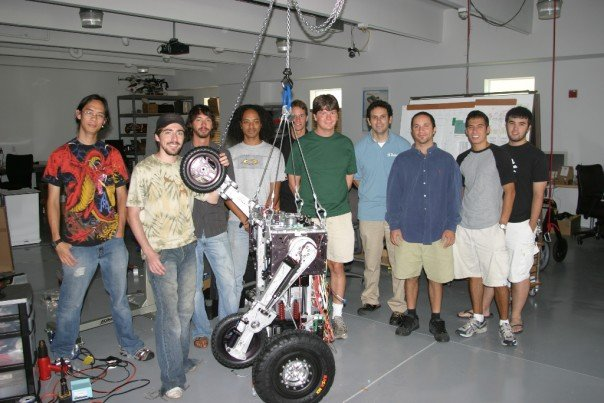
//> input picture n7.jpg, 604 x 403 px
$ ./Main   (built with g++ and OpenCV 4)
//> lines starting //> are read from the running program, lines starting //| are printed output that depends on the picture; after the words box and inside, x2 and y2 are one past the last pixel; in counts of white or black regions, pixels touching at a corner belong together
### ImageUtils.h
/**		ImageUtils.h:		Handy utility functions for dealing with images in OpenCV. by Shervin Emami, 21/9/09.
 **/

#ifndef NV_IMAGE_UTILS_H
#define NV_IMAGE_UTILS_H

#if defined (__cplusplus)
extern "C"
{
#endif


// Returns a new image that is a cropped version of the original image.
// Remember to free the new image later.
IplImage* cropRectangle(IplImage *img, CvRect region);

// Draw a rectangle around the given object (use CV_RGB(200,0,0) for red color)
void drawRectangle(IplImage *img, CvRect face, CvScalar col);

// Creates a new image copy that is of a different size.
// Remember to free the new image later.
IplImage* resizeImage(IplImage *origImg, int newWidth, int newHeight);

// Rotate clockwise by a number of radians and enlarged.
IplImage *rotateImage(IplImage *src, IplImage* dst, float angle, float scale);

// Save the given image to a JPG or BMP file, even if its format isn't an 8-bit image, such as a 32bit image.
int saveImage(char *filename, IplImage *image);

// Store a greyscale floating-point CvMat image into a BMP/JPG/GIF/PNG image,
// since cvSaveImage() can only handle 8bit images (not 32bit float images).
void saveFloatMat(const char *filename, const CvMat *src);

// Store a greyscale floating-point CvMat image into a BMP/JPG/GIF/PNG image,
// since cvSaveImage() can only handle 8bit images (not 32bit float images).
void saveFloatImage(const char *filename, const IplImage *srcImg);

// Print some text info about the IplImage properties, to std::cerr.
void printImageInfo(IplImage *image_tile);


#if defined (__cplusplus)
}
#endif

#endif	// NV_IMAGE_UTILS_H

### ImageUtils.cpp
/**		ImageUtils.cpp:		Handy utility functions for dealing with images in OpenCV. by Shervin Emami, 21/9/09.
 **/

#include <stdio.h>
//#include <tchar.h>
#include <vector>	// Used for C++ vectors
//#include <cstdio>	// Used for "printf"
#include <string>	// Used for C++ strings
//#include <cmath>	// Used to calculate square-root for statistics
#include <iostream>		// for printing streams in C++
#include <sstream>		// for printing floats in C++
#include <fstream>		// for opening files in C++

// Include OpenCV
#include <cv.h>
//#include <cvaux.h>
#include <cxcore.h>
#include <highgui.h>

#include "ImageUtils.h"		// easy image cropping, resizing, rotating, etc


using namespace std;


// Returns a new image that is a cropped version of the original image.
IplImage* cropRectangle(IplImage *img, CvRect region)
{
	IplImage *imageTmp,*imageRGB;
	CvSize size;
	size.height = img->height;
	size.width = img-> width;

	if (img->depth != IPL_DEPTH_8U) {
		std::cerr << "ERROR: Unknown image depth of " << img->depth << " given in cropRectangle() instead of 8." << std::endl;
		exit(1);
	}

	// First create a new (color or greyscale) IPL Image and copy contents of img into it.
	imageTmp = cvCreateImage(size, IPL_DEPTH_8U, img->nChannels);
	cvCopy(img, imageTmp);

	// Create a new image of the detected region
	//printf("Cropping image at x = %d, y = %d...", faces[i].x, faces[i].y);
	//printf("Setting region of interest...");
	// Set region of interest to that surrounding the face
	cvSetImageROI(imageTmp, region);
	// Copy region of interest (i.e. face) into a new iplImage (imageRGB) and return it
	size.width = region.width;
	size.height = region.height;
	imageRGB = cvCreateImage(size, IPL_DEPTH_8U, img->nChannels);
	cvCopy(imageTmp, imageRGB);	// Copy just the region.

    cvReleaseImage( &imageTmp );
	return imageRGB;
}


// Draw a rectangle around the given object (defaults to a red color)
void drawRectangle(IplImage *img, CvRect face, CvScalar col)	{
	CvPoint p1, p2;
	p1.x = face.x;
	p1.y = face.y;
	p2.x = face.x + face.width;
	p2.y = face.y + face.height;
	cvRectangle(img, p1, p2, col, 2);
}

// Creates a new image copy that is of a different size.
// Remember to free the new image later.
// [99 lines left out: functions resizeImage, rotateImage, saveImage, saveFloatMat, saveFloatImage, not called in this run]

// Print some text info about the IplImage properties, to std::cout.
void printImageInfo(IplImage *image_tile)
{
	if (image_tile)
		std::cout << "Image: " << image_tile->width << "x" << image_tile->height << "px, " << image_tile->nChannels << "channels of " << image_tile->depth << "bit depth, widthStep=" << image_tile->widthStep << endl;
	else
		std::cout << "Image: <null>" << endl;
}

### Main.cpp
// ShirtDetection v1.2: Find the approximate color type of a person's tshirt. by Shervin Emami (shervin.emami@gmail.com), 30th Aug 2010.

// If trying to debug the color detector code, enable SHOW_DEBUG_IMAGE:
#define SHOW_DEBUG_IMAGE


#define WIN32_LEAN_AND_MEAN // Exclude rarely-used stuff from Windows headers
//#include <stdio.h>
//#include <tchar.h>

#include <cstdio>	// Used for "printf"
#include <string>	// Used for C++ strings
#include <iostream>	// Used for C++ cout print statements
//#include <cmath>	// Used to calculate square-root for statistics

// Include OpenCV libraries
#include <cv.h>
#include <cvaux.h>
#include <cxcore.h>
#include <highgui.h>

#include "ImageUtils.h"		// Used for easy image cropping, resizing, rotating, etc.

using namespace std;


// Various color types for detected shirt colors.
enum                             {cBLACK=0,cWHITE, cGREY, cRED, cORANGE, cYELLOW, cGREEN, cAQUA, cBLUE, cPURPLE, cPINK,  NUM_COLOR_TYPES};
const char* sCTypes[NUM_COLOR_TYPES] = {"Black", "White","Grey","Red","Orange","Yellow","Green","Aqua","Blue","Purple","Pink"};
uchar cCTHue[NUM_COLOR_TYPES] =    {0,       0,      0,     0,     20,      30,      55,    85,   115,    138,     161};
uchar cCTSat[NUM_COLOR_TYPES] =    {0,       0,      0,    255,   255,     255,     255,   255,   255,    255,     255};
uchar cCTVal[NUM_COLOR_TYPES] =    {0,      255,    120,   255,   255,     255,     255,   255,   255,    255,     255};


// Face Detection HaarCascade Classifier file for OpenCV (downloadable from "http://alereimondo.no-ip.org/OpenCV/34").
const char* cascadeFileFace = "haarcascades/haarcascade_frontalface_alt.xml";	// Path to the Face Detection HaarCascade XML file


// Perform face or nose or mouth feature detection on the input image, using the given Haar cascade classifier.
// You can specify min detectable feature size, in case you are looking for small features like eyes.
// Returns a list of rectangles for detected regions.
// Remember to call "cvReleaseHaarClassifierCascade( &cascade );" later.
vector<CvRect> findObjectsInImage(IplImage *origImg, CvHaarClassifierCascade* cascade, CvSize minFeatureSize = cvSize(20, 20))
{
	CvMemStorage* storage;
	vector<CvRect> detRects;// = new vector<CvRect>;

	storage = cvCreateMemStorage(0);
	cvClearMemStorage( storage );

	// If the image is color, use a greyscale copy of the image.
	IplImage *detectImg = origImg;	// Assume the input image is to be used.
	IplImage *greyImg = 0;
	if (origImg->nChannels > 1) {
		greyImg = cvCreateImage(cvSize(origImg->width, origImg->height), 8, 1 );
		std::cout << "[Converting detectImg " << greyImg->width << "x" << greyImg->height << "]" << std::endl;
		printImageInfo(greyImg);
		cvCvtColor( origImg, greyImg, CV_BGR2GRAY );
		std::cout << "Got greyscale img." << std::endl;
		detectImg = greyImg;	// Use the greyscale version as the input.
	}

	// Enhance / Normalise the image contrast (optional)
	//cvEqualizeHist(detectImg, detectImg);

    double t = (double)cvGetTickCount();
    CvSeq* rects = cvHaarDetectObjects( detectImg, cascade, storage,
                                        1.1, 2, CV_HAAR_DO_CANNY_PRUNING,
                                        minFeatureSize );	// Minimum face size changed from "cvSize(30, 30)"
	t = (double)cvGetTickCount() - t;
	std::cout << "detection time = " << t/((double)cvGetTickFrequency()*1000.) << "ms\n";

	// Get all the detected regions
	for(int i = 0; i < (rects ? rects->total : 0); i++ )
    {
        CvRect *r = (CvRect*)cvGetSeqElem( rects, i );

		detRects.push_back(*r);
		std::cout << "Found object at (" << r->x << ", " << r->y << ") of size (" << r->width << "x" << r->height << ").\n";
    }
	std::cout << "Found " << detRects.size() << " objects." << std::endl;

	//cvReleaseHaarClassifierCascade( &cascade );
	if (greyImg)
		cvReleaseImage( &greyImg );
	cvReleaseMemStorage( &storage );
	return detRects;
}

// Determine what type of color the HSV pixel is. Returns the colorType between 0 and NUM_COLOR_TYPES.
int getPixelColorType(int H, int S, int V)
{
	int color;
	if (V < 75)
		color = cBLACK;
	else if (V > 190 && S < 27)
		color = cWHITE;
	else if (S < 53 && V < 185)
		color = cGREY;
	else {	// Is a color
		if (H < 14)
			color = cRED;
		else if (H < 25)
			color = cORANGE;
		else if (H < 34)
			color = cYELLOW;
		else if (H < 73)
			color = cGREEN;
		else if (H < 102)
			color = cAQUA;
		else if (H < 127)
			color = cBLUE;
		else if (H < 149)
			color = cPURPLE;
		else if (H < 175)
			color = cPINK;
		else	// full circle
			color = cRED;	// back to Red
	}
	return color;
}

// C/C++ entry point
int main(int argc, char **argv)
{
	cout << "Shirt Color Detection, by Shervin Emami, 7th Nov 2009." << endl;
	cout << "usage: ShirtDetection [image_file]" << endl;

	const char *strFileImage = "n7.jpg";	// default file
	if (argc == 2)
		strFileImage = argv[1];	// Get image from first argument.
	if (!strFileImage) {
		cerr << "ERROR: No image was given on the command line!" << endl;
		return 1;
	}

	// Load the HaarCascade classifier for face detection. Added by Shervin on 22/9/09
	cout << "Loading Face HaarCascade in '" << cascadeFileFace << "'" << endl;
	CvHaarClassifierCascade* cascadeFace = (CvHaarClassifierCascade*)cvLoad(cascadeFileFace, 0, 0, 0 );
	if( !cascadeFace ) {
		cerr << "ERROR: Couldn't load face detector classifier in '" << cascadeFileFace << "'\n";
		exit(1);
	}

	// Open the image, either as greyscale or color
	IplImage* imageIn = cvLoadImage(strFileImage, CV_LOAD_IMAGE_UNCHANGED);
//> imageIn is the input picture: 403 rows x 604 cols, CV_8UC3; mean B, G, R 113.7, 116.5, 119.3
	if (!imageIn) {
		cerr << "Couldn't load image file '" << strFileImage << "'" << endl;
		exit(1);
	}
	if (imageIn->nChannels != 3) {
		cerr << "Input image isn't a color RGB image!" << endl;
		exit(1);
	}
	std::cout << "(got a " << imageIn->width << "x" << imageIn->height << " color image)." << std::endl;
//| (got a 604x403 color image).
	IplImage* imageDisplay = cvCloneImage(imageIn);

	// If trying to debug the color detector code, enable this:
	#ifdef SHOW_DEBUG_IMAGE
		// Create a HSV image showing the color types of the whole image, for debugging.
		IplImage *imageInHSV = cvCreateImage(cvGetSize(imageIn), 8, 3);
		cvCvtColor(imageIn, imageInHSV, CV_BGR2HSV);	// (note that OpenCV stores RGB images in B,G,R order.
//> imageInHSV: 403 rows x 604 cols, CV_8UC3; mean H, S, V 60.6, 34.8, 124.6
		IplImage* imageDisplayHSV = cvCreateImage(cvGetSize(imageIn), 8, 3);	// Create an empty HSV image
		//cvSet(imageDisplayHSV, cvScalar(0,0,0, 0));	// Clear HSV image to blue.
		int hIn = imageDisplayHSV->height;
//> hIn = 403
		int wIn = imageDisplayHSV->width;
//> wIn = 604
		int rowSizeIn = imageDisplayHSV->widthStep;		// Size of row in bytes, including extra padding
//> rowSizeIn = 1812
		char *imOfsDisp = imageDisplayHSV->imageData;	// Pointer to the start of the image HSV pixels.
//> imOfsDisp = ""
		char *imOfsIn = imageInHSV->imageData;	// Pointer to the start of the input image HSV pixels.
//> imOfsIn = ""
		for (int y=0; y<hIn; y++) {
			for (int x=0; x<wIn; x++) {
				// Get the HSV pixel components
				uchar H = *(uchar*)(imOfsIn + y*rowSizeIn + x*3 + 0);	// Hue
				uchar S = *(uchar*)(imOfsIn + y*rowSizeIn + x*3 + 1);	// Saturation
				uchar V = *(uchar*)(imOfsIn + y*rowSizeIn + x*3 + 2);	// Value (Brightness)
				// Determine what type of color the HSV pixel is.
				int ctype = getPixelColorType(H, S, V);
				//ctype = x / 60;
				// Show the color type on the displayed image, for debugging.
				*(uchar*)(imOfsDisp + (y)*rowSizeIn + (x)*3 + 0) = cCTHue[ctype];	// Hue
				*(uchar*)(imOfsDisp + (y)*rowSizeIn + (x)*3 + 1) = cCTSat[ctype];	// Full Saturation (except for black & white)
				*(uchar*)(imOfsDisp + (y)*rowSizeIn + (x)*3 + 2) = cCTVal[ctype];		// Full Brightness
			}
		}
		// Display the HSV debugging image
		IplImage *imageDisplayHSV_RGB = cvCreateImage(cvGetSize(imageDisplayHSV), 8, 3);
		cvCvtColor(imageDisplayHSV, imageDisplayHSV_RGB, CV_HSV2BGR);	// (note that OpenCV stores RGB images in B,G,R order.
		cvNamedWindow("Colors", 1);
		cvShowImage("Colors", imageDisplayHSV_RGB);
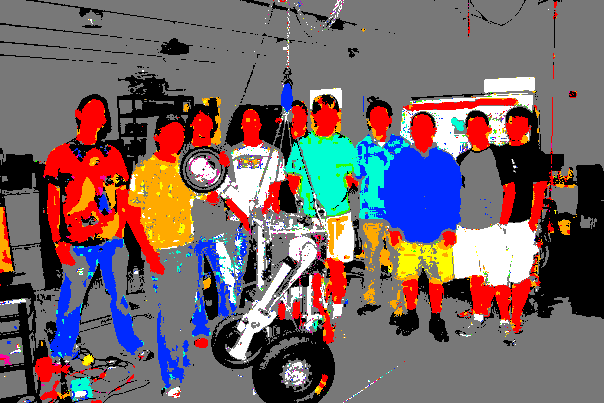
//> window 'Colors': 403 rows x 604 cols, CV_8UC3; mean B, G, R 102.7, 100.7, 116.7
	#endif	// SHOW_DEBUG_IMAGE


	// First, search for all the frontal faces in the image
	CvRect foundFace = cvRect(0, 0, 0, 0);	// Set init values if nothing was detected.
	vector<CvRect> rectFaces;
	double timeFaceDetectStart = (double)cvGetTickCount();	// Record the timing.
	rectFaces = findObjectsInImage(imageIn, cascadeFace);
//| [Converting detectImg 604x403]
//| Image: 604x403px, 1channels of 8bit depth, widthStep=604
//> in findObjectsInImage, `cvCvtColor( origImg, greyImg, CV_BGR2GRAY );`:
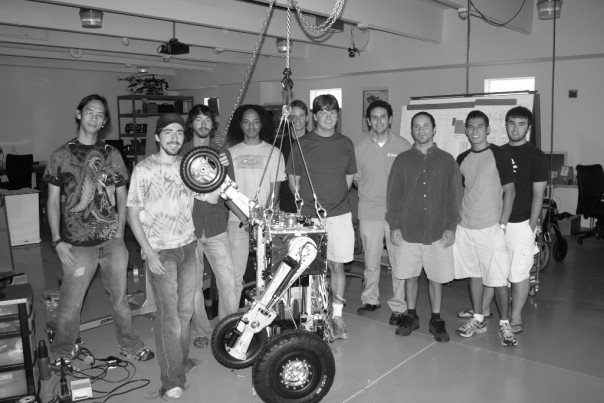
//> greyImg: 403 rows x 604 cols, CV_8UC1; min 0, max 255, mean 117
//> in findObjectsInImage, `CvSeq* rects = cvHaarDetectObjects( detectImg, cascade, storage, 1.1, ..`: rects = 8 items
//> the loop in findObjectsInImage, `for(int i = 0; i < (rects ? rects->total : 0); i++ )` made 8 passes
//| Found object at (367, 107) of size (25x25).
//| Found object at (239, 113) of size (24x24).
//| Found object at (503, 113) of size (27x27).
//| Found object at (409, 117) of size (25x25).
//| Found object at (464, 119) of size (23x23).
//| Found object at (192, 112) of size (23x23).
//| Found object at (159, 121) of size (30x30).
//| Found object at (80, 102) of size (30x30).
//| Found 8 objects.
//> rectFaces = 8 Rects (x, y, width, height): [367, 107, 25, 25], [239, 113, 24, 24], [503, 113, 27, 27], [409, 117, 25, 25], [464, 119, 23, 23], [192, 112, 23, 23], [159, 121, 30, 30], [80, 102, 30, 30]
	double tallyFaceDetectTime = (double)cvGetTickCount() - timeFaceDetectStart;
	cout << "Found " << rectFaces.size() << " faces in " << tallyFaceDetectTime/((double)cvGetTickFrequency()*1000.) << "ms\n";

	// Process each detected face
	cout << "Detecting shirt colors below the faces." << endl;
	for (unsigned int r=0; r<rectFaces.size(); r++) {
		float initialConfidence = 1.0f;
		int bottom;
		CvRect rectFace = rectFaces[r];
		drawRectangle(imageDisplay, rectFace, CV_RGB(255,0,0));

		// Create the shirt region, to be below the detected face and of similar size.
		float SHIRT_DY = 1.4f;	// Distance from top of face to top of shirt region, based on detected face height.
		float SHIRT_SCALE_X = 0.6f;	// Width of shirt region compared to the detected face
		float SHIRT_SCALE_Y = 0.6f;	// Height of shirt region compared to the detected face
		CvRect rectShirt;
		rectShirt.x = rectFace.x + (int)(0.5f * (1.0f-SHIRT_SCALE_X) * (float)rectFace.width);
		rectShirt.y = rectFace.y + (int)(SHIRT_DY * (float)rectFace.height) + (int)(0.5f * (1.0f-SHIRT_SCALE_Y) * (float)rectFace.height);
		rectShirt.width = (int)(SHIRT_SCALE_X * rectFace.width);
		rectShirt.height = (int)(SHIRT_SCALE_Y * rectFace.height);
		cout << "Shirt region is from " << rectShirt.x << ", " << rectShirt.y << " to " << rectShirt.x + rectShirt.width - 1 << ", " << rectShirt.y + rectShirt.height - 1 << endl;

		// If the shirt region goes partly below the image, try just a little below the face
		bottom = rectShirt.y+rectShirt.height-1;
		if (bottom > imageIn->height-1) {
			SHIRT_DY = 0.95f;	// Distance from top of face to top of shirt region, based on detected face height.
			SHIRT_SCALE_Y = 0.3f;	// Height of shirt region compared to the detected face
			// Use a higher shirt region
			rectShirt.y = rectFace.y + (int)(SHIRT_DY * (float)rectFace.height) + (int)(0.5f * (1.0f-SHIRT_SCALE_Y) * (float)rectFace.height);
			rectShirt.height = (int)(SHIRT_SCALE_Y * rectFace.height);
			initialConfidence = initialConfidence * 0.5f;	// Since we are using a smaller region, we are less confident about the results now.
			cout << "Warning: Shirt region goes past the end of the image. Trying to reduce the shirt region position to " << rectShirt.y << " with a height of " << rectShirt.height << endl;
		}

		// Try once again if it is partly below the image.
		bottom = rectShirt.y+rectShirt.height-1;
		if (bottom > imageIn->height-1) {
			bottom = imageIn->height-1;	// Limit the bottom
			rectShirt.height = bottom - (rectShirt.y-1);	// Adjust the height to use the new bottom
			initialConfidence = initialConfidence * 0.7f;	// Since we are using a smaller region, we are less confident about the results now.
			cout << "Warning: Shirt region still goes past the end of the image. Trying to reduce the shirt region height to " << rectShirt.height << endl;
		}

		// Make sure the shirt region is in the image
		if (rectShirt.height <= 1) {
			cout << "Warning: Shirt region is not in the image at all, so skipping this face." << endl;
		}
		else {

			// Show the shirt region
			drawRectangle(imageDisplay, rectShirt, CV_RGB(255,255,255));

			// Convert the shirt region from RGB colors to HSV colors
			//cout << "Converting shirt region to HSV" << endl;
			IplImage *imageShirt = cropRectangle(imageIn, rectShirt);
			IplImage *imageShirtHSV = cvCreateImage(cvGetSize(imageShirt), 8, 3);
			cvCvtColor(imageShirt, imageShirtHSV, CV_BGR2HSV);	// (note that OpenCV stores RGB images in B,G,R order.
			if( !imageShirtHSV ) {
				cerr << "ERROR: Couldn't convert Shirt image from BGR2HSV." << endl;
				exit(1);
			}

			//cout << "Determining color type of the shirt" << endl;
			int h = imageShirtHSV->height;				// Pixel height
			int w = imageShirtHSV->width;				// Pixel width
			int rowSize = imageShirtHSV->widthStep;		// Size of row in bytes, including extra padding
			char *imOfs = imageShirtHSV->imageData;	// Pointer to the start of the image HSV pixels.
			// Create an empty tally of pixel counts for each color type
			int tallyColors[NUM_COLOR_TYPES];
			for (int i=0; i<NUM_COLOR_TYPES; i++)
				tallyColors[i] = 0;
			// Scan the shirt image to find the tally of pixel colors
			for (int y=0; y<h; y++) {
				for (int x=0; x<w; x++) {
					// Get the HSV pixel components
					uchar H = *(uchar*)(imOfs + y*rowSize + x*3 + 0);	// Hue
					uchar S = *(uchar*)(imOfs + y*rowSize + x*3 + 1);	// Saturation
					uchar V = *(uchar*)(imOfs + y*rowSize + x*3 + 2);	// Value (Brightness)

					// Determine what type of color the HSV pixel is.
					int ctype = getPixelColorType(H, S, V);
					// Keep count of these colors.
					tallyColors[ctype]++;
				}
			}

			// Print a report about color types, and find the max tally
			//cout << "Number of pixels found using each color type (out of " << (w*h) << ":\n";
			int tallyMaxIndex = 0;
			int tallyMaxCount = -1;
			int pixels = w * h;
			for (int i=0; i<NUM_COLOR_TYPES; i++) {
				int v = tallyColors[i];
				cout << sCTypes[i] << " " << (v*100/pixels) << "%, ";
				if (v > tallyMaxCount) {
					tallyMaxCount = tallyColors[i];
					tallyMaxIndex = i;
				}
			}
			cout << endl;
			int percentage = initialConfidence * (tallyMaxCount * 100 / pixels);
			cout << "Color of shirt: " << sCTypes[tallyMaxIndex] << " (" << percentage << "% confidence)." << endl << endl;

			// Display the color type over the shirt in the image.
			CvFont font;
			//cvInitFont(&font,CV_FONT_HERSHEY_PLAIN,0.55,0.7, 0,1,CV_AA);	// For OpenCV 1.1
			cvInitFont(&font,CV_FONT_HERSHEY_PLAIN,0.8,1.0, 0,1, CV_AA);	// For OpenCV 2.0
			char text[256];
			snprintf(text, sizeof(text)-1, "%d%%", percentage);
			cvPutText(imageDisplay, sCTypes[tallyMaxIndex], cvPoint(rectShirt.x, rectShirt.y + rectShirt.height + 12), &font, CV_RGB(255,0,0));
			cvPutText(imageDisplay, text, cvPoint(rectShirt.x, rectShirt.y + rectShirt.height + 24), &font, CV_RGB(255,0,0));


			// Free resources.
			cvReleaseImage( &imageShirtHSV );
			cvReleaseImage( &imageShirt );
		}//end if valid height
	}//end for loop
//> this loop made 8 passes
//> (rectFace, imOfs, tallyMaxCount, tallyMaxIndex, percentage, text) on pass 3: (Rect(503, 113, 27, 27), "", 229, 0, 89, "89%")
//> (rectFace, tallyMaxCount, tallyMaxIndex, percentage, text) on passes 1, 2, 4, 5, 6, 7: (Rect(367, 107, 25, 25), 137, 7, 60, "60%"), (Rect(239, 113, 24, 24), 73, 2, 37, "37%"), (Rect(409, 117, 25, 25), 217, 8, 96, "96%"), (Rect(464, 119, 23, 23), 169, 2, 100, "100%"), (Rect(192, 112, 23, 23), 82, 2, 48, "48%"), (Rect(159, 121, 30, 30), 271, 4, 83, "83%")
//| Shirt region is from 371, 146 to 385, 160
//| Color of shirt: Aqua (60% confidence).
//| Shirt region is from 243, 150 to 256, 163
//| Color of shirt: Grey (37% confidence).
//> (the first 4 of 16 printed lines)
//> pass 1, `drawRectangle(imageDisplay, rectFace, CV_RGB(255,0,0));`:
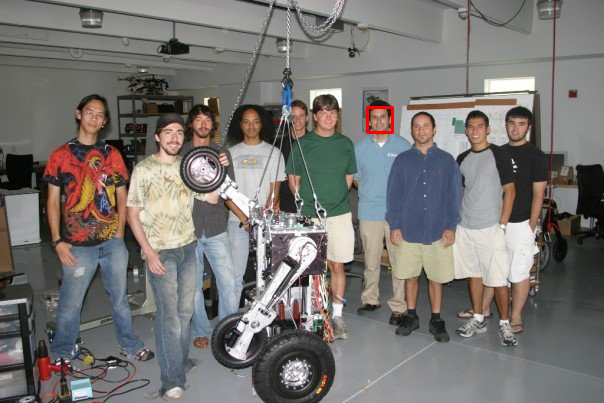
//> imageDisplay: 403 rows x 604 cols, CV_8UC3; 0.12% of pixels changed, all inside (x1, y1, x2, y2) = (366, 106, 394, 134)
//> pass 1, `drawRectangle(imageDisplay, rectShirt, CV_RGB(255,255,255));`:
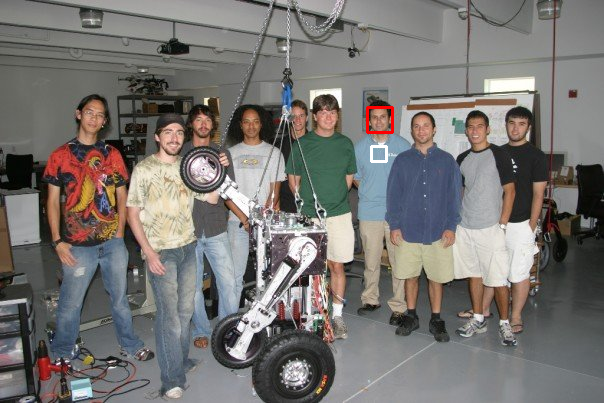
//> imageDisplay: 403 rows x 604 cols, CV_8UC3; 0.07% of pixels changed, all inside (x1, y1, x2, y2) = (370, 145, 388, 163)
//> pass 1, `cvPutText(imageDisplay, sCTypes[tallyMaxIndex], cvPoint(rectShirt.x, r..`:
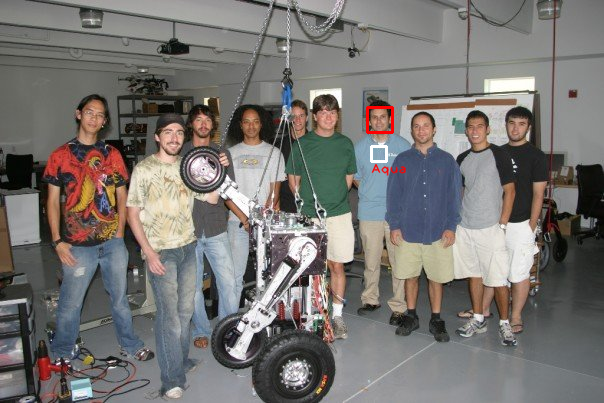
//> imageDisplay: 403 rows x 604 cols, CV_8UC3; 0.09% of pixels changed, all inside (x1, y1, x2, y2) = (371, 164, 407, 176)
//> pass 1, `cvPutText(imageDisplay, text, cvPoint(rectShirt.x, rectShirt.y + rectS..`:
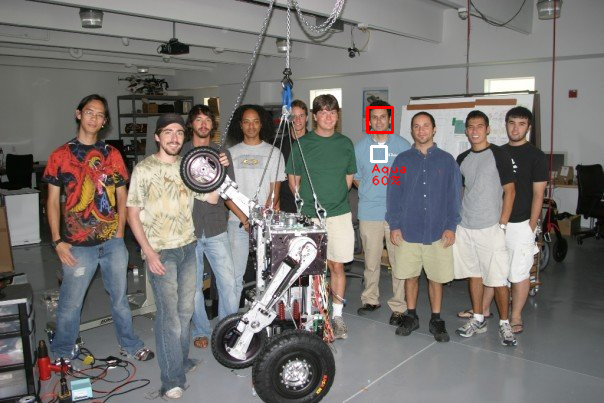
//> imageDisplay: 403 rows x 604 cols, CV_8UC3; 0.09% of pixels changed, all inside (x1, y1, x2, y2) = (372, 175, 402, 186)
//> after the loop:
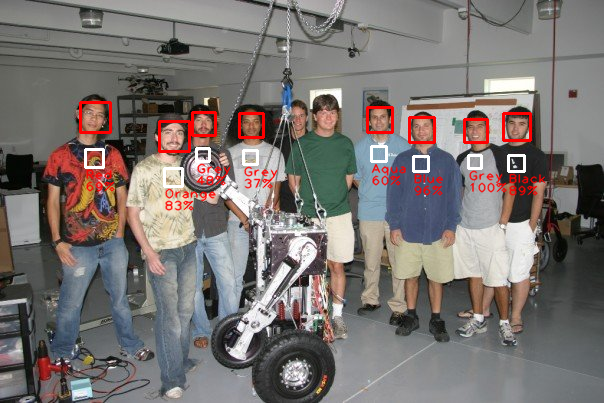
//> imageDisplay: 403 rows x 604 cols, CV_8UC3; 2.69% of pixels changed, all inside (x1, y1, x2, y2) = (79, 101, 546, 211)

	// Display the RGB debugging image
	cvNamedWindow("Shirt", 1);
    cvShowImage("Shirt", imageDisplay);

	// Pause
	cvWaitKey();

	// Close everything
    cvDestroyWindow("Shirt");

	// Free resources.
	cvReleaseHaarClassifierCascade( &cascadeFace );
    cvReleaseImage(&imageDisplay);
    cvReleaseImage(&imageIn);
	return 0;
}
